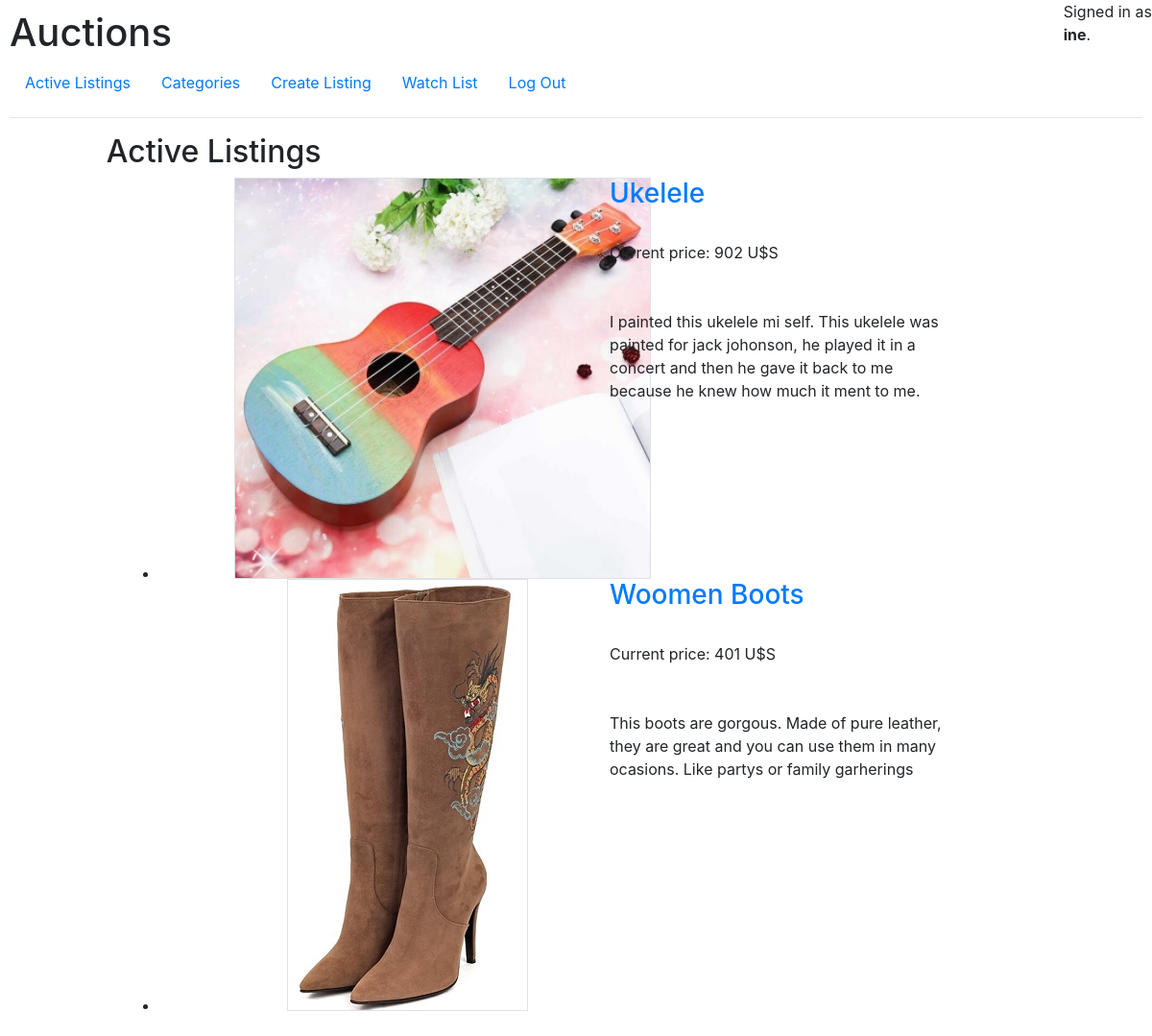
Page /Watch_List/2 (signed in) on the committed database.
### auctions/models.py (models this page shows, shortened)
class User(AbstractUser):
    pass

class Auction(models.Model):
    seller = models.ForeignKey(User, on_delete=models.CASCADE, related_name="auctions_owned")
    product_name = models.CharField(max_length=100)
    description = models.CharField(max_length=1000)
    auction_image = models.FilePathField(path=images_path, blank=True, null=True)
    starting_bid = models.IntegerField()
    sold = models.BooleanField()
    category_name = models.ForeignKey(Category, related_name="auctions_with_category", on_delete=models.SET_NULL, null= True)

### auctions/views.py (the view)
# urls.py: path("Watch_List/<int:user_id>", views.WatchList, name="WatchList"),
@login_required(login_url="login")
def WatchList(request, user_id):
    auctions = filter_sold_render_images("watchlist", user_id)
    return render(request, "auctions/WatchList.html",
    { "auctions": auctions, "bid": Bid.objects.all()
    })

### auctions/views.py (called while the page is built)
def filter_sold_render_images(category, *userid):
    if category == "no":
        auctions = Auction.objects.filter(sold=False)
    elif category == "watchlist":
        watch_list = Watch_list.objects.filter(user=userid,watch=True)
        watchlist = []
        for watchedauction in watch_list:
            watchlist.append(watchedauction.auction.id)
        auctions = Auction.objects.filter(pk__in=watchlist)
    else:
        auctions = Auction.objects.filter(sold=False, category_name=category)
    for auction in auctions:
        if auction:
            auction.auction_image = auction.auction_image[66:]
            try:
                bid = Bid.objects.get(auction_product=auction.id)
                auction.starting_bid = bid.last_bid
            except:
                pass
    return (auctions)

### auctions/templates/auctions/WatchList.html (shortened to what this page needs)
{% extends "auctions/layout.html" %}
{% load static %}
{% block body %}
    {% if category %}
        <h2>{{ category }}</h2>
    {% elif messege %}
        <h2>Active Listings</h2>
        <h4>{{ messege }}</h4>
    {% else %}
        <h2>Active Listings</h2>
    {% endif %}
    <div id="products">
        <ul>
            {% for auction in auctions %}
                <div class="container">
                    <li id="product">
                        <div class= "row">
                            <div class="col-1"></div>
                            <div class="col-5">
                                <div style="text-align:center;">
                                    <img class="border" src="{{ auction.auction_image }}">
                                </div>
                            </div>
                            <div class="col-5">
                                    <h3><a href="{% url 'listing' user.id auction.id %}">{{ auction.product_name }}</a></h3><br>
                                <div>
                                    Current price: {{ auction.starting_bid }} U$S
                                </div><br><br>
                                <div>
                                    {{ auction.description }}
                                </div><br><br>
                        </div>
                    </li>
                </div>
            {% empty %}
                <li>No auctions in your watch list</li>
            {% endfor %}
        </ul>
    </div>
{% endblock %}

### auctions/templates/auctions/layout.html (shortened to what this page needs)
{% load static %}
<!DOCTYPE html>
<html lang="en">
    <head>
        <link rel="stylesheet" href="https://stackpath.bootstrapcdn.com/bootstrap/4.4.1/css/bootstrap.min.css">
        <link href="{% static 'auctions/styles.css' %}" rel="stylesheet">
    </head>
    <body>
        <h1>Auctions</h1>
        <div id="user" style="position:fixed; top:0; right:0;">
            {% if user.is_authenticated %}
                <div>
                    Signed in as
                </div>
                <strong>{{ user.username }}</strong>.
            {% else %}
                Not signed in.
            {% endif %}
        </div>
        <ul class="nav">
            <li class="nav-item">
                <a class="nav-link" href="{% url 'index' %}">Active Listings</a>
            </li>
            <li class="nav-item">
                <a class="nav-link" href="{% url 'categories' %}">Categories</a>
            </li>
            {% if user.is_authenticated %}
                <li class="nav-item">
                    <a class="nav-link" href="{% url 'createlisting' %}">Create Listing</a>
                </li>
                <li class="nav-item">
                    <a class="nav-link" href="{% url 'WatchList' user.id %}">Watch List</a>
                </li>
                <li class="nav-item">
                    <a class="nav-link" href="{% url 'logout' %}">Log Out</a>
                </li>
            {% endif %}
        </ul>
        <hr>
                <div class="row">
            <div class="sidebar col-lg-1 col-md-2">
            </div>
            <div class="main col-lg-10 col-md-8">
                {% block body %}
                {% endblock %}
            </div>
            <div class="sidebar col-lg-1 col-md-2">
            </div>
        </div>
    </body>
</html>

### auctions/static/auctions/styles.css (style rules this page uses)
body { padding: 10px; }
#user { position: absolute; top:0; right:0; }
#products { bottom:0px; }

### rows in the picture
User: username "ine"
Auction: shows a picture, product_name "Ukelele", starting_bid "902", description "I painted this ukelele mi self. This ukelele was painted for jack johonson, he played it in a concert and then he gave it back to me because he knew how much it ment to me."
Auction: shows a picture, product_name "Woomen Boots", starting_bid "401", description "This boots are gorgous. Made of pure leather, they are great and you can use them in many ocasions. Like partys or family garherings"
